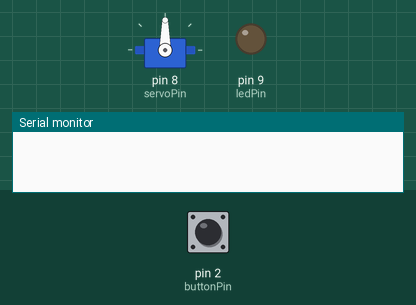
This sketch was run on a simulated Arduino Uno, built with avr-gcc and run on an emulated ATmega328P. Shown: servo, output pins drawn as LEDs (lit = HIGH), the last lines printed to the serial monitor. Dashed ring = blinking. Inputs (shaded band) come from the test bench; at power-on: pin 2 (buttonPin) LOW.

Above: at 1.2 s.
1.3 s: pin 2 (buttonPin) pulled HIGH for 0.15 s
At 1.75 s:
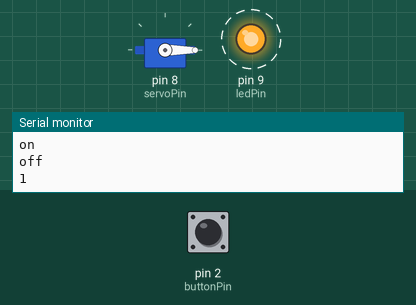
4.3 s: pin 2 (buttonPin) pulled HIGH for 1 s
At 4.3 s:
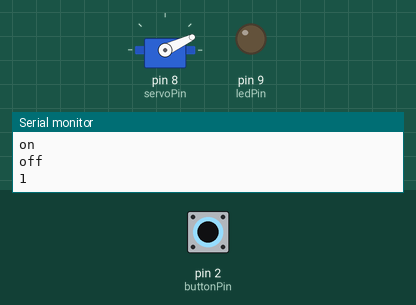
6.8 s: pin 2 (buttonPin) pulled HIGH for 3.2 s
At 7.05 s:
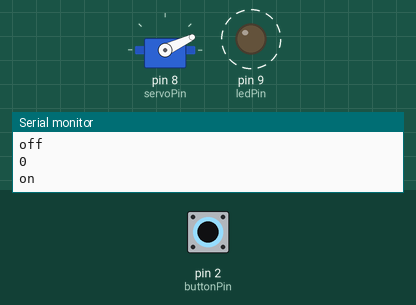
Timing chart, 0 to 17.5 s (numbered marks = the images above; inputs shaded):
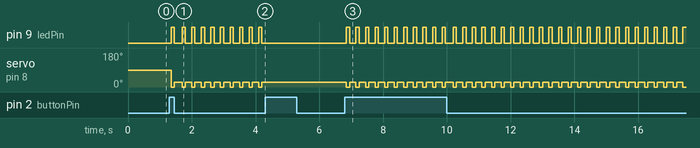

The sketch:

sketch_feb01uyguyguy.ino
```cpp
#include <Servo.h>
Servo myservo;

const int  buttonPin = 2;    // the pin that the pushbutton is attached to
const int ledPin = 9;       // the pin that the LED is attached to
const int servoPin = 8;
Servo servo;

// Variables will change:
int buttonPushCounter = 0;   // counter for the number of button presses
int buttonState = 0;         // current state of the button
int lastButtonState = 0;     // previous state of the button

void setup() {
  // initialize the button pin as a input:
  pinMode(buttonPin, INPUT);
  // initialize the LED as an output:
  pinMode(ledPin, OUTPUT);
  // initialize serial communication:
  Serial.begin(9600);
  servo.attach (servoPin);
}


void loop() {
  // read the pushbutton input pin:
  buttonState = digitalRead(buttonPin);

  // compare the buttonState to its previous state
  if (buttonState != lastButtonState) {
    // if the state has changed, increment the counter
    if (buttonState == HIGH) {
      // if the current state is HIGH then the button went from off to on:

     buttonPushCounter++;

     if(buttonPushCounter == 2)
     {buttonPushCounter = 0;}
      Serial.println("on");
    } else {
      // if the current state is LOW then the button went from on to off:
      Serial.println("off");
      Serial.println(buttonPushCounter);
    }
    // Delay a little bit to avoid bouncing
    delay(50);
  }
  // save the current state as the last state, for next time through the loop
  lastButtonState = buttonState;


if(buttonPushCounter == 1)
{
            servo.write(0);       // move servo to 0° - ding!
             digitalWrite(ledPin, HIGH); // flash the LED
            delay(100);             // wait 100 ms
            servo.write(25);      // move servo to 25°
            digitalWrite(ledPin, LOW);  // turn off LED
            delay(200);            // wait 1 second between bells
}
else //STATE 0
{
digitalWrite(ledPin, LOW);
}

  // turns on the LED every four button pushes by checking the modulo of the
  // button push counter. the modulo function gives you the remainder of the
  // division of two numbers:
  //if (buttonPushCounter % 4 == 0) {
   // digitalWrite(ledPin, LOW);
 // } else {
   // digitalWrite(ledPin, LOW);
 // }

}
```

Measured:
- after the input at 1.3 s, pin 9 (ledPin): alternates HIGH for 0.10 s and LOW for 0.20 s, starting after 0.05 s; servo on pin 8 (servoPin): alternates 25° for 0.20 s and 0° for 0.10 s, starting after 0.05 s
- after the input at 4.3 s, pin 9 (ledPin): stops changing and stays LOW; servo on pin 8 (servoPin): stops changing and stays 25°
- after the input at 6.8 s, pin 9 (ledPin): alternates HIGH for 0.10 s and LOW for 0.20 s, starting after 0.05 s; servo on pin 8 (servoPin): alternates 25° for 0.20 s and 0° for 0.10 s, starting after 0.05 s
